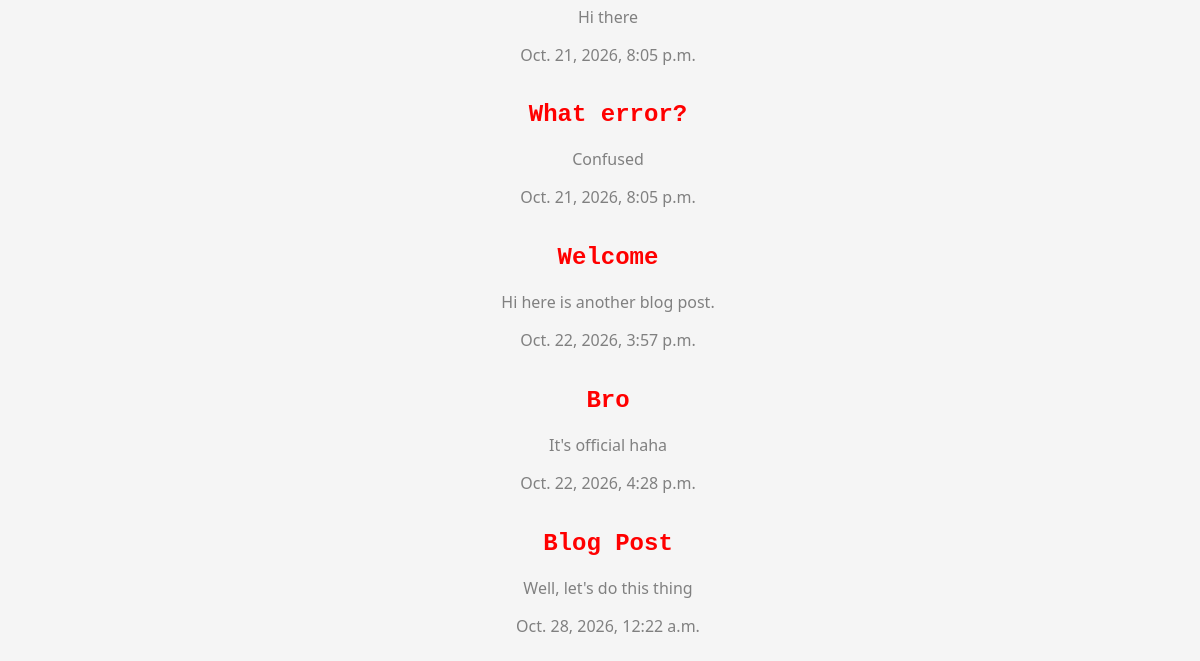
Before: / (lower part) with the older database file.
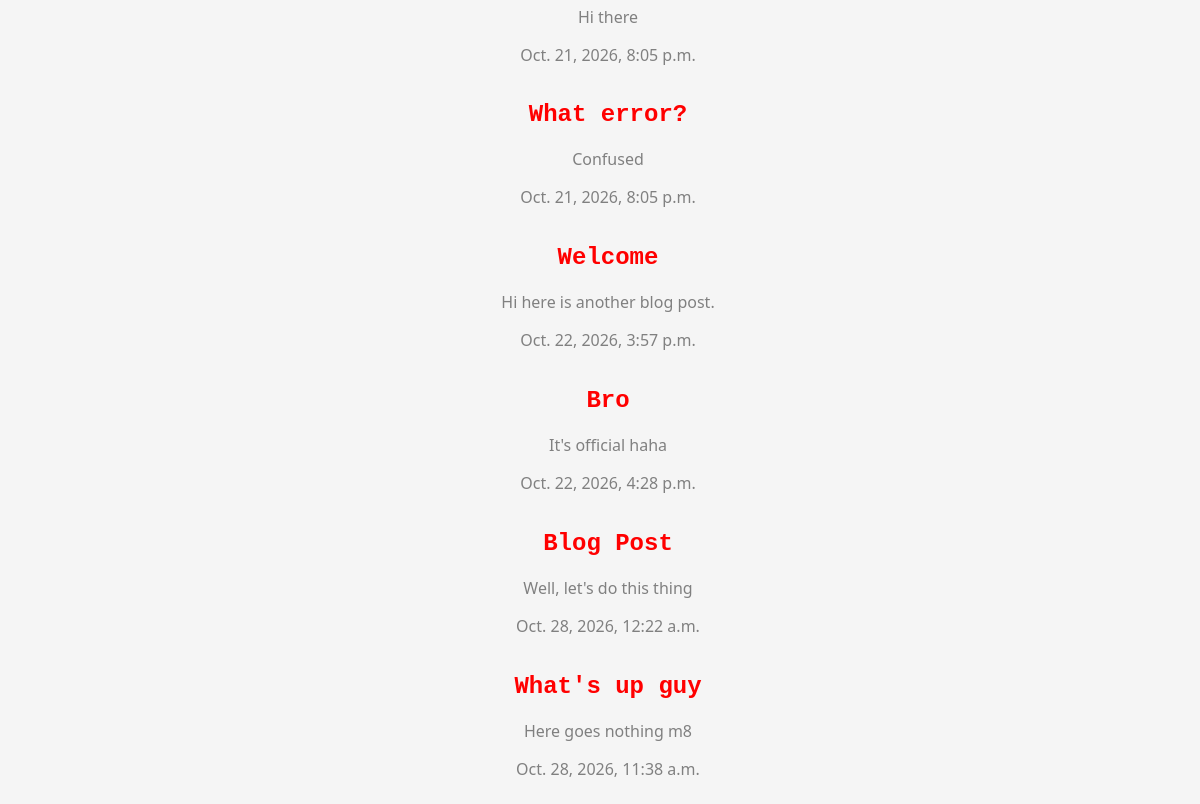
After: the same page with the newer database file.
### blog/models.py (models this page shows, shortened)
class Post(models.Model):
    title = models.CharField(max_length=200)
    author = models.ForeignKey(
    'auth.User',
    on_delete=models.CASCADE,
    )
    body = models.TextField(default="Enter Text Here")
    created_date = timezone.localtime(timezone.now())
    published_date = models.DateTimeField(auto_now_add=True,blank=True, null=True)

### blog/views.py (the view)
# urls.py: path('', BlogListView.as_view(), name='home'),
class BlogListView(ListView):
    model = Post
    template_name = 'home.html'

### templates/home.html
{% extends 'base.html' %}
{% block content %}
{% for post in object_list %}
<body>
<div class="post-entry">
<h2><a href="{% url 'post_detail' post.pk %}">{{ post.title }}</a></h2>
<p>{{ post.body }}</p>
<p>{{ post.published_date }}</p>
</div>
</body>
{% endfor %}
{% endblock content %}

### templates/base.html (shortened to what this page needs)
{% load static %}
<html>
<head>
<link href="{% static 'css/base.css' %}" rel="stylesheet">
</head>
<body>
<div class="content">
{% block content %}
{% endblock content %}
</div>
</body>
</html>
</html>

### static/css/base.css (style rules this page uses)
* { background-color: whitesmoke; }
.content { display: flex; width: 100vw; justify-content: center; align-items: center; text-align: center; flex-direction: column; }
body { align-items: center; }
h2 { font-family: 'Courier New', Courier, monospace; }
a { font-family: 'Courier New', Courier, monospace; text-decoration: none; outline: none; }
p { font-family: 'Gill Sans', 'Gill Sans MT', Calibri, 'Trebuchet MS', sans-serif; color: gray }
.post-entry p { font-family: 'Segoe UI', Tahoma, Geneva, Verdana, sans-serif; }
h2 a { color:red; }

Changed rows visible on the page:
added Post: title "What's up guy", body "Here goes nothing m8", published_date "Oct. 28, 2026, 11:38 a.m."
